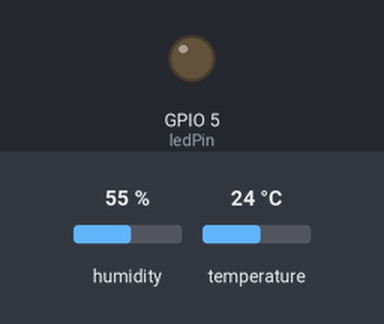
This sketch was run on a simulated ESP8266 (NodeMCU). On the bench: output pins drawn as LEDs (lit = HIGH). The test bench sets the inputs (shaded band); at power-on: temperature 24 °C, humidity 55 %. WiFi joins after 1.5 s; servers stay silent unless stated; no MQTT or app messages arrive unless stated; what the sketch prints to the serial monitor is not drawn.

Above: at 5.8 s.
5.9 s: temperature set to 30.7 °C
13.5 s: temperature set to 31.4 °C
At 16.7 s:
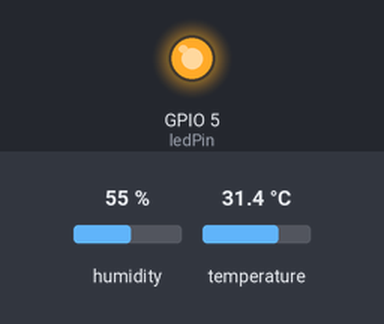
Timing chart, 0 to 18.2 s (numbered marks = the images above; inputs shaded):
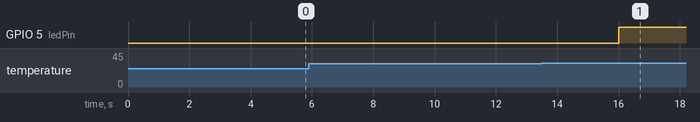

The sketch:

tugas.ino
```cpp
#include <ESP8266WiFi.h>
#include <PubSubClient.h>
#include <ArduinoJson.h>
#include <DHT.h>

// Kredensial jaringan Wi-Fi
const char* ssid = "Keenan";
const char* password = "yesirahmawati123";

// Konfigurasi broker MQTT publik
const char* mqttServer = "broker.hivemq.com";
const int mqttPort = 1883;
const char* clientId = "ESP8266_LabIoT_25782100_Full";

// Pembagian topik komunikasi MQTT
const char* topicPublish   = "kampus/labiot/25782102/telemetri";
const char* topicSubscribe = "kampus/labiot/25782102/kendali";
const char* topicAlert     = "kampus/labiot/25782102/alert";
const char* topicStatus    = "kampus/labiot/25782102/status";

// Alokasi pin perangkat keras NodeMCU
const byte dhtPin = 2;
const byte ledPin = 5;
#define DHTTYPE DHT22

// Inisialisasi perangkat dan klien MQTT
DHT dht(dhtPin, DHTTYPE);
WiFiClient espClient;
PubSubClient client(espClient);

// Pengaturan interval telemetri
unsigned long lastTelemetryTime = 0;
const unsigned long telemetryInterval = 4000;

// Pengaturan percobaan ulang Wi-Fi
unsigned long lastWiFiAttempt = 0;
const unsigned long wifiRetryInterval = 10000;

// Pengaturan percobaan ulang MQTT
unsigned long lastMQTTAttempt = 0;
const unsigned long mqttRetryInterval = 5000;

// Pengaturan percobaan ulang alert
unsigned long lastAlertAttempt = 0;
const unsigned long alertRetryInterval = 5000;

// Ambang batas suhu bahaya
const float batasSuhu = 31.0;

// Status keselamatan dan validitas sensor
bool dangerActive = false;
bool alertLatched = false;
bool sensorValid = false;
bool wifiConnectedPreviously = false;

// Penyimpan suhu terakhir
float suhuTerakhir = NAN;

// Pesan Last Will dan status ONLINE
const char* willMessage = "{\"status\":\"OFFLINE\",\"keterangan\":\"Perangkat Terputus Tak Terduga\"}";
const char* onlineMessage = "{\"status\":\"ONLINE\",\"keterangan\":\"Perangkat Beroperasi Normal\"}";

// Memproses perintah kendali LED dari MQTT
void callback(char* topic, byte* payload, unsigned int length) {
  char incomingBuffer[length + 1];
  memcpy(incomingBuffer, payload, length);
  incomingBuffer[length] = '\0';

  Serial.println("----------------------------------------");
  Serial.printf("[KONTROL DITERIMA] Topik: %s | Payload: %s\n",
                topic, incomingBuffer);

  StaticJsonDocument<256> doc;
  DeserializationError err = deserializeJson(doc, incomingBuffer);

  if (err) {
    Serial.println("Gagal membedah payload JSON!");
    return;
  }

  if (String(topic) == topicSubscribe && doc.containsKey("led")) {
    int val = doc["led"];

    if (val != 0 && val != 1) {
      Serial.println("[ERROR] Perintah LED hanya boleh bernilai 0 atau 1!");
    } else if (!sensorValid) {
      Serial.println("[PERINGATAN] Kendali manual ditolak karena data sensor belum valid!");
    } else if (dangerActive && val == 0) {
      digitalWrite(ledPin, HIGH);
      Serial.println("[PERINGATAN] LED tidak dapat dipadamkan karena suhu BAHAYA!");
    } else {
      digitalWrite(ledPin, val == 1 ? HIGH : LOW);
      Serial.printf("--> [INDIKATOR] Status LED diubah: %s\n",
                    val == 1 ? "MENYALA" : "PADAM");
    }
  }

  Serial.println("----------------------------------------");
}

// Memelihara koneksi Wi-Fi tanpa delay
void maintainWiFi() {
  unsigned long now = millis();

  if (WiFi.status() == WL_CONNECTED) {
    if (!wifiConnectedPreviously) {
      wifiConnectedPreviously = true;
      Serial.println("Wi-Fi Terkoneksi!");
      Serial.print("IP Address: ");
      Serial.println(WiFi.localIP());
    }
  } else {
    wifiConnectedPreviously = false;

    if (now - lastWiFiAttempt >= wifiRetryInterval) {
      lastWiFiAttempt = now;
      Serial.println("Menghubungkan kembali ke Wi-Fi...");
      WiFi.begin(ssid, password);
    }
  }
}

// Menghubungkan MQTT dan mendaftarkan Last Will
void reconnect() {
  unsigned long now = millis();

  if (now - lastMQTTAttempt < mqttRetryInterval) {
    return;
  }

  lastMQTTAttempt = now;

  if (WiFi.status() == WL_CONNECTED && !client.connected()) {
    Serial.print("Menghubungkan kembali ke Broker...");

    if (client.connect(clientId, topicStatus, 1, true, willMessage)) {
      Serial.println(" Sukses Terhubung!");

      client.subscribe(topicSubscribe);
      Serial.printf("Subskripsi Topik: %s\n", topicSubscribe);

      client.publish(topicStatus, onlineMessage, true);
      Serial.println("[STATUS] Perangkat ONLINE");

      lastAlertAttempt = 0;
    } else {
      Serial.printf("Gagal (rc=%d). Akan mencoba kembali...\n",
                    client.state());
    }
  }
}

// Mendeteksi suhu bahaya, menyalakan LED, dan menerbitkan alert
void processSafety(float t) {
  bool previousDanger = dangerActive;
  dangerActive = t > batasSuhu;

  if (dangerActive) {
    digitalWrite(ledPin, HIGH);

    // Memulai siklus alert baru ketika suhu baru melewati batas
    if (!previousDanger) {
      alertLatched = false;
      lastAlertAttempt = 0;
    }

    unsigned long now = millis();

    // Alert pertama langsung dicoba; percobaan ulang dibatasi interval
    if ((!alertLatched ||
         now - lastAlertAttempt >= alertRetryInterval) &&
        client.connected()) {

      StaticJsonDocument<256> alertDoc;
      alertDoc["status"] = "BAHAYA";
      alertDoc["parameter"] = "OVERHEAT";
      alertDoc["nilai_suhu"] = t;

      char alertBuffer[256];
      serializeJson(alertDoc, alertBuffer);

      if (client.publish(topicAlert, alertBuffer)) {
        Serial.printf("[ALERT TERKIRIM] %s\n", alertBuffer);
        alertLatched = true;
        lastAlertAttempt = millis();
      } else {
        Serial.println("[ERROR] Gagal mengirim alert!");
      }
    }
  } else {
    // Mengizinkan alert baru setelah suhu kembali normal
    alertLatched = false;
    lastAlertAttempt = 0;
  }
}

// Inisialisasi sensor, Wi-Fi, dan MQTT tanpa menunggu koneksi
void setup() {
  Serial.begin(115200);

  pinMode(ledPin, OUTPUT);
  digitalWrite(ledPin, LOW);

  dht.begin();

  WiFi.mode(WIFI_STA);
  WiFi.begin(ssid, password);
  lastWiFiAttempt = millis();

  client.setServer(mqttServer, mqttPort);
  client.setCallback(callback);
  client.setKeepAlive(30);
  client.setBufferSize(512);

  Serial.println("Sistem Telemetri dan Kendali MQTT dimulai.");
}

// Loop utama untuk koneksi, keselamatan, dan telemetri berkala
void loop() {
  maintainWiFi();

  if (WiFi.status() == WL_CONNECTED) {
    if (!client.connected()) {
      reconnect();
    }

    client.loop();
  }

  unsigned long now = millis();

  if (now - lastTelemetryTime >= telemetryInterval) {
    lastTelemetryTime = now;

    float t = dht.readTemperature();
    float h = dht.readHumidity();

    if (!isnan(t) && !isnan(h)) {
      sensorValid = true;
      suhuTerakhir = t;

      processSafety(t);

      StaticJsonDocument<512> docOut;
      docOut["node_id"] = clientId;
      docOut["suhu"] = t;
      docOut["kelembapan"] = h;
      docOut["status_led"] = digitalRead(ledPin);
      docOut["kondisi_suhu"] = t > batasSuhu ? "PANAS" : "NORMAL";
      docOut["uptime_detik"] = millis() / 1000;
      docOut["ip_lokal"] = WiFi.localIP().toString();

      char buffer[512];
      serializeJson(docOut, buffer);

      if (client.connected()) {
        bool success = client.publish(topicPublish, buffer);

        if (success) {
          Serial.printf("[TELEMETRI TERKIRIM] %s\n", buffer);
        } else {
          Serial.println("[ERROR] Gagal memublikasikan telemetri!");
        }
      }
    } else {
      sensorValid = false;
      Serial.println("[ERROR] Gagal membaca sensor DHT22!");
    }
  }
}
```

Measured:
- the behaviour switches between 31 and 31.1 °C on temperature (found by bisection; images 0 and 1)
- after the input at 5.9 s, every drawn part: stays the same
- after the input at 13.5 s, GPIO 5 (ledPin): LOW → HIGH after 2.5 s
